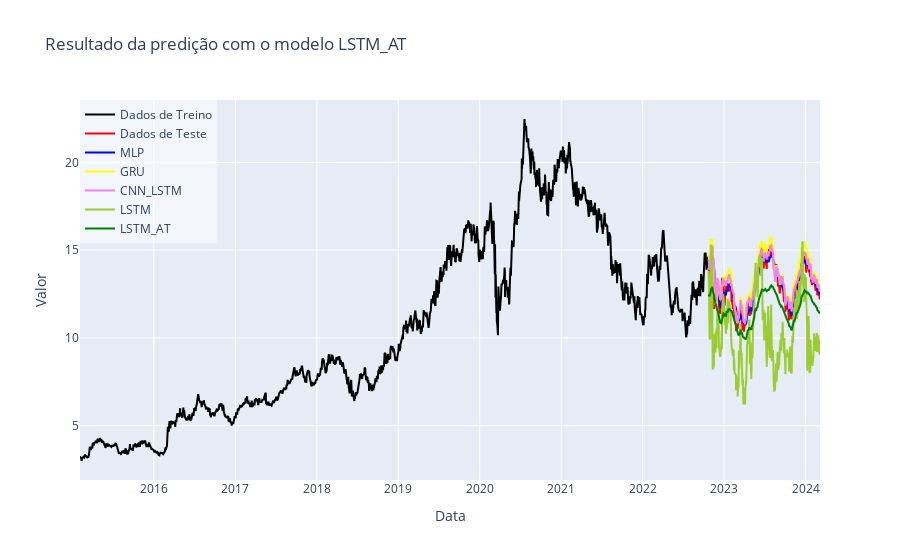

Notebook code for this chart:
### Code cell
import plotly.graph_objects as go

# Cria um gráfico de linha usando o Plotly
fig = go.Figure()

# Adiciona os valores reais ao gráfico
#fig.add_trace(go.Scatter(x=T_test, y=y_test_real, mode='lines', name='Real', line=dict(color='red')))
fig.add_trace(go.Scatter(x=T_train, y=y_train_real, mode='lines',name="Dados de Treino",line=dict(color='black')))
fig.add_trace(go.Scatter(x=T_test, y=y_test_real, mode='lines', name="Dados de Teste", line=dict(color='red')))

# Adiciona os valores preditos ao gráfico
colors=['blue', 'yellow', 'violet', 'yellowgreen', 'green']
for i in range(predictions.shape[1]):
    fig.add_trace(go.Scatter(x=T_test, y=predictions[:,i], mode='lines', name=f'{list(trained_best_models.keys())[i]}', line=dict(color=colors[i])))

# Configura o layout do gráfico
fig.update_layout(
    title=f'Resultado da predição com o modelo {model_name}',
    xaxis_title='Data',
    yaxis_title='Valor',
    showlegend=True,
    legend=dict(x=0, y=1, bgcolor='rgba(255, 255, 255, 0.5)')
)

# Exibe o gráfico
fig.show()

### Figure 1 — Plotly figure (JSON) as saved in the notebook; plotly's stock layout.template omitted (floating-point values rounded to 4 significant figures; data arrays with more than 128 entries replaced by an {"elided": "..."} marker saying what was removed)
{"data": [{"line": {"color": "black"}, "mode": "lines", "name": "Dados de Treino", "type": "scatter", "x": {"elided": "1919 str values"}, "y": {"elided": "1919 float values"}}, {"line": {"color": "red"}, "mode": "lines", "name": "Dados de Teste", "type": "scatter", "x": {"elided": "340 str values"}, "y": {"elided": "340 float values"}}, {"line": {"color": "blue"}, "mode": "lines", "name": "MLP", "type": "scatter", "x": {"elided": "340 str values"}, "y": {"elided": "340 float values"}}, {"line": {"color": "yellow"}, "mode": "lines", "name": "GRU", "type": "scatter", "x": {"elided": "340 str values"}, "y": {"elided": "340 float values"}}, {"line": {"color": "violet"}, "mode": "lines", "name": "CNN_LSTM", "type": "scatter", "x": {"elided": "340 str values"}, "y": {"elided": "340 float values"}}, {"line": {"color": "yellowgreen"}, "mode": "lines", "name": "LSTM", "type": "scatter", "x": {"elided": "340 str values"}, "y": {"elided": "340 float values"}}, {"line": {"color": "green"}, "mode": "lines", "name": "LSTM_AT", "type": "scatter", "x": {"elided": "340 str values"}, "y": {"elided": "340 float values"}}], "layout": {"legend": {"bgcolor": "rgba(255, 255, 255, 0.5)", "x": 0, "y": 1}, "showlegend": true, "title": {"text": "Resultado da predição com o modelo LSTM_AT"}, "xaxis": {"title": {"text": "Data"}}, "yaxis": {"title": {"text": "Valor"}}}}
